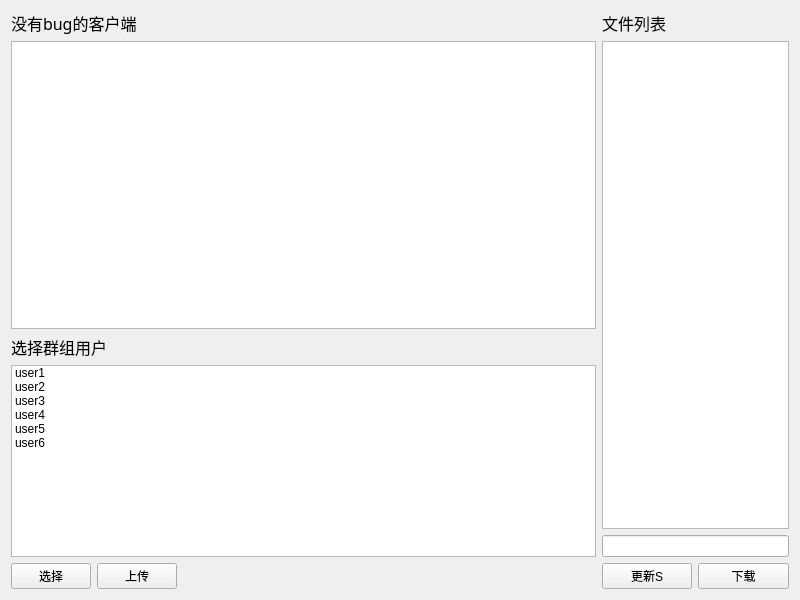
<?xml version="1.0" encoding="UTF-8"?>
<ui version="4.0">
 <class>Client</class>
 <widget class="QWidget" name="Client">
  <property name="geometry">
   <rect>
    <x>0</x>
    <y>0</y>
    <width>800</width>
    <height>600</height>
   </rect>
  </property>
  <property name="windowTitle">
   <string>Form</string>
  </property>
  <layout class="QGridLayout" name="gridLayout">
   <item row="0" column="0" colspan="2">
    <widget class="QLabel" name="label">
     <property name="font">
      <font>
       <family>楷体</family>
       <pointsize>12</pointsize>
      </font>
     </property>
     <property name="text">
      <string>没有bug的客户端</string>
     </property>
    </widget>
   </item>
   <item row="0" column="3">
    <widget class="QLabel" name="label_2">
     <property name="font">
      <font>
       <family>楷体</family>
       <pointsize>12</pointsize>
      </font>
     </property>
     <property name="text">
      <string>文件列表</string>
     </property>
    </widget>
   </item>
   <item row="1" column="0" colspan="3">
    <widget class="QTextEdit" name="textEdit"/>
   </item>
   <item row="1" column="3" rowspan="3" colspan="2">
    <widget class="QTableView" name="tableView">
     <property name="editTriggers">
      <set>QAbstractItemView::AnyKeyPressed|QAbstractItemView::DoubleClicked|QAbstractItemView::EditKeyPressed</set>
     </property>
     <property name="selectionMode">
      <enum>QAbstractItemView::SingleSelection</enum>
     </property>
     <attribute name="horizontalHeaderStretchLastSection">
      <bool>true</bool>
     </attribute>
    </widget>
   </item>
   <item row="2" column="0" colspan="2">
    <widget class="QLabel" name="label_3">
     <property name="font">
      <font>
       <family>楷体</family>
       <pointsize>12</pointsize>
      </font>
     </property>
     <property name="text">
      <string>选择群组用户</string>
     </property>
    </widget>
   </item>
   <item row="4" column="3" colspan="2">
    <widget class="QLineEdit" name="lineEdit"/>
   </item>
   <item row="5" column="0">
    <widget class="QPushButton" name="pushButtonSelect">
     <property name="text">
      <string>选择</string>
     </property>
    </widget>
   </item>
   <item row="5" column="1">
    <widget class="QPushButton" name="pushButtonUpload">
     <property name="text">
      <string>上传</string>
     </property>
    </widget>
   </item>
   <item row="5" column="2">
    <spacer name="horizontalSpacer">
     <property name="orientation">
      <enum>Qt::Horizontal</enum>
     </property>
     <property name="sizeHint" stdset="0">
      <size>
       <width>447</width>
       <height>20</height>
      </size>
     </property>
    </spacer>
   </item>
   <item row="5" column="3">
    <widget class="QPushButton" name="pushButtonChange">
     <property name="text">
      <string>更新S</string>
     </property>
    </widget>
   </item>
   <item row="5" column="4">
    <widget class="QPushButton" name="pushButtonDownload">
     <property name="text">
      <string>下载</string>
     </property>
    </widget>
   </item>
   <item row="3" column="0" rowspan="2" colspan="3">
    <widget class="QListWidget" name="listWidget">
     <property name="editTriggers">
      <set>QAbstractItemView::DoubleClicked|QAbstractItemView::EditKeyPressed|QAbstractItemView::SelectedClicked</set>
     </property>
     <property name="selectionMode">
      <enum>QAbstractItemView::ExtendedSelection</enum>
     </property>
     <item>
      <property name="text">
       <string>user1</string>
      </property>
     </item>
     <item>
      <property name="text">
       <string>user2</string>
      </property>
     </item>
     <item>
      <property name="text">
       <string>user3</string>
      </property>
     </item>
     <item>
      <property name="text">
       <string>user4</string>
      </property>
     </item>
     <item>
      <property name="text">
       <string>user5</string>
      </property>
     </item>
     <item>
      <property name="text">
       <string>user6</string>
      </property>
     </item>
    </widget>
   </item>
  </layout>
 </widget>
 <resources/>
 <connections/>
</ui>
